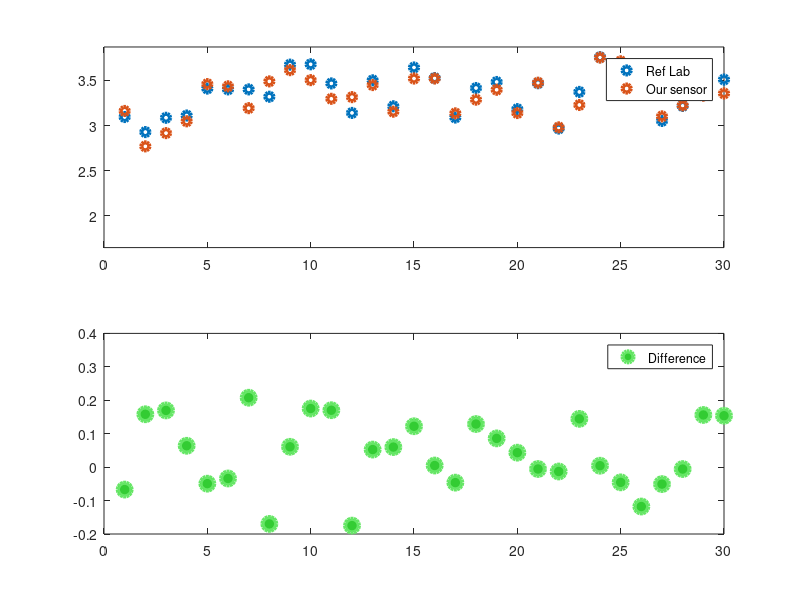

Recreate this plot in MATLAB.
function [YTrue, SoftSens] = CalibSimulate(Ncal, target, target_sd, reference_sd, sensor_sd, show_plot)
%% Calibration data

if nargin < 1
    Ncal = 30; % Number of samples
end
if nargin < 4
    target = 3.3; % Target value of fat we aim for
    target_sd = .2; % Process variation, so the real variation of fat
    reference_sd = .1; % Variation in reference measurements
    sensor_sd = .1; % Variation in sensor measurements
    show_plot = true;
end


[YTrue, SoftSens]=makedat(target,target_sd,Ncal,reference_sd,sensor_sd);

if show_plot
    subplot(2,1,1)
    plot([YTrue SoftSens],'o','linewidth',3)
    axis([0 Ncal 0+target/2 max(max(YTrue),max(SoftSens))*1.03])
    legend({'Ref Lab';'Our sensor'})

    subplot(2,1,2)
    j=plot([YTrue-SoftSens],'o','linewidth',3,'Color',[.4 .9 .4],'MarkerFaceColor',[.2 .8 .2],'MarkerSize',10)
    legend({'Difference'})

    shg
end

data = YTrue-SoftSens;


%% 


function [YTrue, SoftSens]=makedat(target,ProcStd,Ncal,NoisRef,NoisSens)
% disp(target);
    
YTrue = target + randn(Ncal,1)*ProcStd;
SoftSens = YTrue;
YTrue = YTrue + randn(Ncal,1)*NoisRef;
SoftSens = SoftSens + randn(Ncal,1)*NoisSens;

end

end